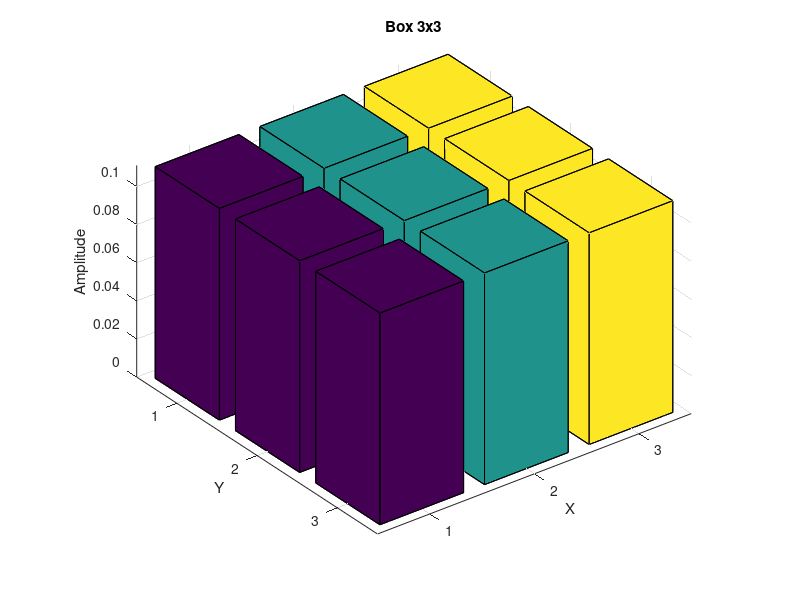
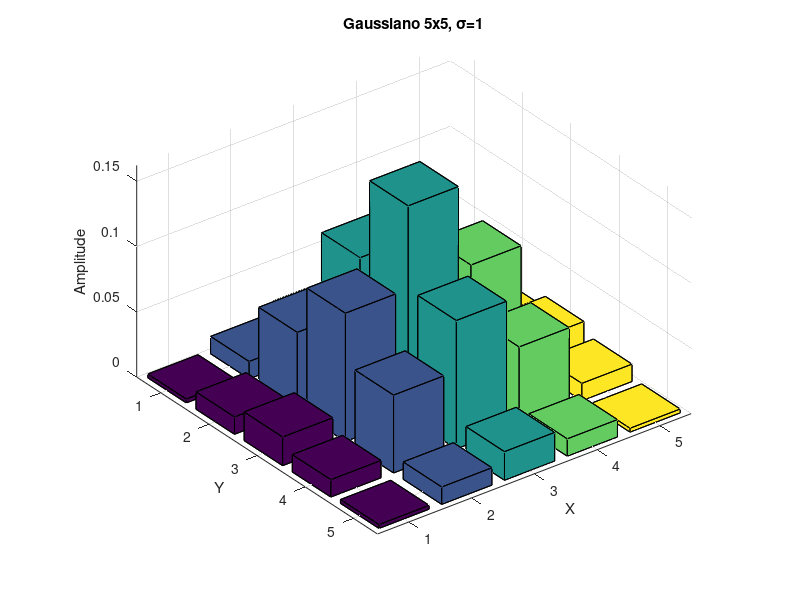

MATLAB code to generate these figures, in order:
% Box

box = ones(3, 3) / 9;

% Gaussiano

sigma = 1;
window_size = 5;

gaussiano = zeros(window_size, window_size);
range = -(window_size-1)/2 : (window_size-1)/2;
for i = 1:window_size
    for j = 1:window_size
        x = range(i);
        y = range(j);
        gaussiano(i, j) = (1 / (2 * pi * sigma^2)) * exp(-(x^2 + y^2) / (2 * sigma^2));
    end
end

% Normalizar a matriz
gaussiano = gaussiano / sum(gaussiano(:));

% Plots

figure;
bar3(box);
title('Box 3x3');
xlabel('X');
ylabel('Y');
zlabel('Amplitude');

figure;
bar3(gaussiano);
title('Gaussiano 5x5, \sigma=1');
xlabel('X');
ylabel('Y');
zlabel('Amplitude');
